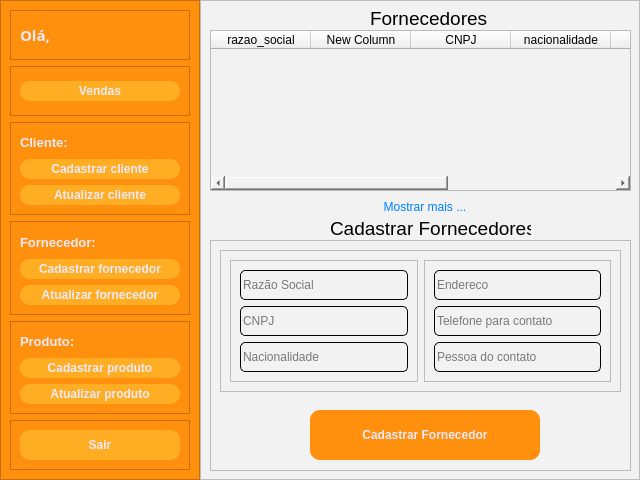
<?xml version="1.0" encoding="UTF-8"?>
<ui version="4.0">
 <class>MainWindow</class>
 <widget class="QMainWindow" name="MainWindow">
  <property name="geometry">
   <rect>
    <x>0</x>
    <y>0</y>
    <width>640</width>
    <height>480</height>
   </rect>
  </property>
  <property name="sizePolicy">
   <sizepolicy hsizetype="Preferred" vsizetype="Preferred">
    <horstretch>0</horstretch>
    <verstretch>0</verstretch>
   </sizepolicy>
  </property>
  <property name="minimumSize">
   <size>
    <width>640</width>
    <height>480</height>
   </size>
  </property>
  <property name="maximumSize">
   <size>
    <width>640</width>
    <height>480</height>
   </size>
  </property>
  <property name="windowTitle">
   <string>MainWindow</string>
  </property>
  <widget class="QWidget" name="centralwidget">
   <layout class="QHBoxLayout" name="horizontalLayout">
    <property name="spacing">
     <number>0</number>
    </property>
    <property name="leftMargin">
     <number>0</number>
    </property>
    <property name="topMargin">
     <number>0</number>
    </property>
    <property name="rightMargin">
     <number>0</number>
    </property>
    <property name="bottomMargin">
     <number>0</number>
    </property>
    <item>
     <widget class="QFrame" name="frame">
      <property name="enabled">
       <bool>true</bool>
      </property>
      <property name="minimumSize">
       <size>
        <width>50</width>
        <height>0</height>
       </size>
      </property>
      <property name="maximumSize">
       <size>
        <width>200</width>
        <height>16777215</height>
       </size>
      </property>
      <property name="styleSheet">
       <string notr="true">background-color: rgb(255, 144, 14);</string>
      </property>
      <property name="frameShape">
       <enum>QFrame::StyledPanel</enum>
      </property>
      <property name="frameShadow">
       <enum>QFrame::Raised</enum>
      </property>
      <layout class="QVBoxLayout" name="verticalLayout">
       <item>
        <widget class="QFrame" name="frame_3">
         <property name="maximumSize">
          <size>
           <width>16777215</width>
           <height>50</height>
          </size>
         </property>
         <property name="frameShape">
          <enum>QFrame::StyledPanel</enum>
         </property>
         <property name="frameShadow">
          <enum>QFrame::Raised</enum>
         </property>
         <layout class="QHBoxLayout" name="horizontalLayout_2">
          <item>
           <widget class="QLabel" name="label_string_ola">
            <property name="maximumSize">
             <size>
              <width>30</width>
              <height>16777215</height>
             </size>
            </property>
            <property name="font">
             <font>
              <family>Rubik</family>
              <pointsize>11</pointsize>
              <weight>75</weight>
              <bold>true</bold>
             </font>
            </property>
            <property name="contextMenuPolicy">
             <enum>Qt::DefaultContextMenu</enum>
            </property>
            <property name="styleSheet">
             <string notr="true">color: rgb(240, 233, 249);</string>
            </property>
            <property name="text">
             <string>Olá,</string>
            </property>
           </widget>
          </item>
          <item>
           <widget class="QLineEdit" name="lineEdit_menu_nome_sobrenome_cliente">
            <property name="maximumSize">
             <size>
              <width>200</width>
              <height>16777215</height>
             </size>
            </property>
            <property name="font">
             <font>
              <family>Rubik</family>
              <pointsize>11</pointsize>
              <weight>75</weight>
              <bold>true</bold>
             </font>
            </property>
            <property name="styleSheet">
             <string notr="true">
QLineEdit{
	background:transparent;
	border:none;
	color: rgb(240, 233, 249);

}</string>
            </property>
           </widget>
          </item>
         </layout>
        </widget>
       </item>
       <item>
        <widget class="QFrame" name="frame_11">
         <property name="maximumSize">
          <size>
           <width>16777215</width>
           <height>50</height>
          </size>
         </property>
         <property name="frameShape">
          <enum>QFrame::StyledPanel</enum>
         </property>
         <property name="frameShadow">
          <enum>QFrame::Raised</enum>
         </property>
         <layout class="QVBoxLayout" name="verticalLayout_7">
          <item>
           <widget class="QPushButton" name="pushButton_vendas">
            <property name="minimumSize">
             <size>
              <width>100</width>
              <height>10</height>
             </size>
            </property>
            <property name="maximumSize">
             <size>
              <width>230</width>
              <height>20</height>
             </size>
            </property>
            <property name="font">
             <font>
              <weight>75</weight>
              <bold>true</bold>
             </font>
            </property>
            <property name="cursor">
             <cursorShape>PointingHandCursor</cursorShape>
            </property>
            <property name="styleSheet">
             <string notr="true">QPushButton{
	border-radius: 10px;
	border-image: url(:/Close_Image/cil-x.png);
	background-position: center;
		
	color: rgb(240, 233, 249);
	background-color: rgb(255, 174, 35);
	
}
QPushButton:hover{
	
	
	background-color: rgb(207, 110, 0);
	color: rgb(240, 233, 249);
}
QPushButton:pressed{
	background-color: rgb(35, 35, 35);
	color: rgb(200, 200, 200);
}

</string>
            </property>
            <property name="text">
             <string>Vendas</string>
            </property>
           </widget>
          </item>
         </layout>
        </widget>
       </item>
       <item>
        <widget class="QFrame" name="frame_4">
         <property name="minimumSize">
          <size>
           <width>0</width>
           <height>0</height>
          </size>
         </property>
         <property name="frameShape">
          <enum>QFrame::StyledPanel</enum>
         </property>
         <property name="frameShadow">
          <enum>QFrame::Raised</enum>
         </property>
         <layout class="QVBoxLayout" name="verticalLayout_2">
          <item>
           <widget class="QLabel" name="label_3">
            <property name="font">
             <font>
              <pointsize>10</pointsize>
              <weight>75</weight>
              <bold>true</bold>
             </font>
            </property>
            <property name="styleSheet">
             <string notr="true">color: rgb(240, 233, 249);</string>
            </property>
            <property name="text">
             <string>Cliente:</string>
            </property>
           </widget>
          </item>
          <item>
           <widget class="QPushButton" name="pushButton_cadastra_cliente">
            <property name="minimumSize">
             <size>
              <width>100</width>
              <height>10</height>
             </size>
            </property>
            <property name="maximumSize">
             <size>
              <width>230</width>
              <height>20</height>
             </size>
            </property>
            <property name="font">
             <font>
              <weight>75</weight>
              <bold>true</bold>
             </font>
            </property>
            <property name="cursor">
             <cursorShape>PointingHandCursor</cursorShape>
            </property>
            <property name="styleSheet">
             <string notr="true">QPushButton{
	border-radius: 10px;
	border-image: url(:/Close_Image/cil-x.png);
	background-position: center;
		
	color: rgb(240, 233, 249);
	background-color: rgb(255, 174, 35);
	
}
QPushButton:hover{
	
	
	background-color: rgb(207, 110, 0);
	color: rgb(240, 233, 249);
}
QPushButton:pressed{
	background-color: rgb(35, 35, 35);
	color: rgb(200, 200, 200);
}

</string>
            </property>
            <property name="text">
             <string>Cadastrar cliente</string>
            </property>
           </widget>
          </item>
          <item>
           <widget class="QPushButton" name="pushButton_atualiza_cliente">
            <property name="minimumSize">
             <size>
              <width>100</width>
              <height>10</height>
             </size>
            </property>
            <property name="maximumSize">
             <size>
              <width>230</width>
              <height>20</height>
             </size>
            </property>
            <property name="font">
             <font>
              <weight>75</weight>
              <bold>true</bold>
             </font>
            </property>
            <property name="cursor">
             <cursorShape>PointingHandCursor</cursorShape>
            </property>
            <property name="styleSheet">
             <string notr="true">QPushButton{
	border-radius: 10px;
	border-image: url(:/Close_Image/cil-x.png);
	background-position: center;
		
	color: rgb(240, 233, 249);
	background-color: rgb(255, 174, 35);
	
}
QPushButton:hover{
	
	
	background-color: rgb(207, 110, 0);
	color: rgb(240, 233, 249);
}
QPushButton:pressed{
	background-color: rgb(35, 35, 35);
	color: rgb(200, 200, 200);
}

</string>
            </property>
            <property name="text">
             <string>Atualizar cliente</string>
            </property>
           </widget>
          </item>
         </layout>
        </widget>
       </item>
       <item>
        <widget class="QFrame" name="frame_7">
         <property name="frameShape">
          <enum>QFrame::StyledPanel</enum>
         </property>
         <property name="frameShadow">
          <enum>QFrame::Raised</enum>
         </property>
         <layout class="QVBoxLayout" name="verticalLayout_5">
          <item>
           <widget class="QLabel" name="label_4">
            <property name="font">
             <font>
              <pointsize>10</pointsize>
              <weight>75</weight>
              <bold>true</bold>
             </font>
            </property>
            <property name="styleSheet">
             <string notr="true">color: rgb(240, 233, 249);</string>
            </property>
            <property name="text">
             <string>Fornecedor:</string>
            </property>
           </widget>
          </item>
          <item>
           <widget class="QPushButton" name="pushButton_cadastra_fornecedor">
            <property name="minimumSize">
             <size>
              <width>100</width>
              <height>10</height>
             </size>
            </property>
            <property name="maximumSize">
             <size>
              <width>230</width>
              <height>20</height>
             </size>
            </property>
            <property name="font">
             <font>
              <weight>75</weight>
              <bold>true</bold>
             </font>
            </property>
            <property name="cursor">
             <cursorShape>PointingHandCursor</cursorShape>
            </property>
            <property name="styleSheet">
             <string notr="true">QPushButton{
	border-radius: 10px;
	border-image: url(:/Close_Image/cil-x.png);
	background-position: center;
		
	color: rgb(240, 233, 249);
	background-color: rgb(255, 174, 35);
	
}
QPushButton:hover{
	
	
	background-color: rgb(207, 110, 0);
	color: rgb(240, 233, 249);
}
QPushButton:pressed{
	background-color: rgb(35, 35, 35);
	color: rgb(200, 200, 200);
}

</string>
            </property>
            <property name="text">
             <string>Cadastrar fornecedor</string>
            </property>
           </widget>
          </item>
          <item>
           <widget class="QPushButton" name="pushButton_atualiza_fornecedor">
            <property name="minimumSize">
             <size>
              <width>100</width>
              <height>10</height>
             </size>
            </property>
            <property name="maximumSize">
             <size>
              <width>230</width>
              <height>20</height>
             </size>
            </property>
            <property name="font">
             <font>
              <weight>75</weight>
              <bold>true</bold>
             </font>
            </property>
            <property name="cursor">
             <cursorShape>PointingHandCursor</cursorShape>
            </property>
            <property name="styleSheet">
             <string notr="true">QPushButton{
	border-radius: 10px;
	border-image: url(:/Close_Image/cil-x.png);
	background-position: center;
		
	color: rgb(240, 233, 249);
	background-color: rgb(255, 174, 35);
	
}
QPushButton:hover{
	
	
	background-color: rgb(207, 110, 0);
	color: rgb(240, 233, 249);
}
QPushButton:pressed{
	background-color: rgb(35, 35, 35);
	color: rgb(200, 200, 200);
}

</string>
            </property>
            <property name="text">
             <string>Atualizar fornecedor</string>
            </property>
           </widget>
          </item>
         </layout>
        </widget>
       </item>
       <item>
        <widget class="QFrame" name="frame_8">
         <property name="frameShape">
          <enum>QFrame::StyledPanel</enum>
         </property>
         <property name="frameShadow">
          <enum>QFrame::Raised</enum>
         </property>
         <layout class="QVBoxLayout" name="verticalLayout_6">
          <item>
           <widget class="QLabel" name="label_5">
            <property name="font">
             <font>
              <pointsize>10</pointsize>
              <weight>75</weight>
              <bold>true</bold>
             </font>
            </property>
            <property name="styleSheet">
             <string notr="true">color: rgb(240, 233, 249);</string>
            </property>
            <property name="text">
             <string>Produto:</string>
            </property>
           </widget>
          </item>
          <item>
           <widget class="QPushButton" name="pushButton_cadastra_produto">
            <property name="minimumSize">
             <size>
              <width>100</width>
              <height>10</height>
             </size>
            </property>
            <property name="maximumSize">
             <size>
              <width>230</width>
              <height>20</height>
             </size>
            </property>
            <property name="font">
             <font>
              <weight>75</weight>
              <bold>true</bold>
             </font>
            </property>
            <property name="cursor">
             <cursorShape>PointingHandCursor</cursorShape>
            </property>
            <property name="styleSheet">
             <string notr="true">QPushButton{
	border-radius: 10px;
	border-image: url(:/Close_Image/cil-x.png);
	background-position: center;
		
	color: rgb(240, 233, 249);
	background-color: rgb(255, 174, 35);
	
}
QPushButton:hover{
	
	
	background-color: rgb(207, 110, 0);
	color: rgb(240, 233, 249);
}
QPushButton:pressed{
	background-color: rgb(35, 35, 35);
	color: rgb(200, 200, 200);
}

</string>
            </property>
            <property name="text">
             <string>Cadastrar produto</string>
            </property>
           </widget>
          </item>
          <item>
           <widget class="QPushButton" name="pushButton_atualiza_produto">
            <property name="minimumSize">
             <size>
              <width>100</width>
              <height>10</height>
             </size>
            </property>
            <property name="maximumSize">
             <size>
              <width>230</width>
              <height>20</height>
             </size>
            </property>
            <property name="font">
             <font>
              <weight>75</weight>
              <bold>true</bold>
             </font>
            </property>
            <property name="cursor">
             <cursorShape>PointingHandCursor</cursorShape>
            </property>
            <property name="styleSheet">
             <string notr="true">QPushButton{
	border-radius: 10px;
	border-image: url(:/Close_Image/cil-x.png);
	background-position: center;
		
	color: rgb(240, 233, 249);
	background-color: rgb(255, 174, 35);
	
}
QPushButton:hover{
	
	
	background-color: rgb(207, 110, 0);
	color: rgb(240, 233, 249);
}
QPushButton:pressed{
	background-color: rgb(35, 35, 35);
	color: rgb(200, 200, 200);
}

</string>
            </property>
            <property name="text">
             <string>Atualizar produto</string>
            </property>
           </widget>
          </item>
         </layout>
        </widget>
       </item>
       <item>
        <widget class="QFrame" name="frame_5">
         <property name="maximumSize">
          <size>
           <width>16777215</width>
           <height>50</height>
          </size>
         </property>
         <property name="frameShape">
          <enum>QFrame::StyledPanel</enum>
         </property>
         <property name="frameShadow">
          <enum>QFrame::Raised</enum>
         </property>
         <widget class="QPushButton" name="pushButton_sair">
          <property name="geometry">
           <rect>
            <x>10</x>
            <y>10</y>
            <width>160</width>
            <height>30</height>
           </rect>
          </property>
          <property name="minimumSize">
           <size>
            <width>100</width>
            <height>30</height>
           </size>
          </property>
          <property name="maximumSize">
           <size>
            <width>230</width>
            <height>16777215</height>
           </size>
          </property>
          <property name="font">
           <font>
            <weight>75</weight>
            <bold>true</bold>
           </font>
          </property>
          <property name="cursor">
           <cursorShape>PointingHandCursor</cursorShape>
          </property>
          <property name="styleSheet">
           <string notr="true">QPushButton{
	border-radius: 10px;
	border-image: url(:/Close_Image/cil-x.png);
	background-position: center;
		
	color: rgb(240, 233, 249);
	background-color: rgb(255, 174, 35);
	
}
QPushButton:hover{
	
	
	background-color: rgb(207, 110, 0);
	color: rgb(240, 233, 249);
}
QPushButton:pressed{
	background-color: rgb(35, 35, 35);
	color: rgb(200, 200, 200);
}

</string>
          </property>
          <property name="text">
           <string>Sair</string>
          </property>
         </widget>
        </widget>
       </item>
      </layout>
     </widget>
    </item>
    <item>
     <widget class="QFrame" name="frame_2">
      <property name="enabled">
       <bool>true</bool>
      </property>
      <property name="styleSheet">
       <string notr="true">background-color: rgb(242, 242, 242);</string>
      </property>
      <property name="frameShape">
       <enum>QFrame::StyledPanel</enum>
      </property>
      <property name="frameShadow">
       <enum>QFrame::Raised</enum>
      </property>
      <widget class="QLabel" name="label">
       <property name="geometry">
        <rect>
         <x>170</x>
         <y>10</y>
         <width>121</width>
         <height>16</height>
        </rect>
       </property>
       <property name="font">
        <font>
         <pointsize>14</pointsize>
        </font>
       </property>
       <property name="text">
        <string>Fornecedores</string>
       </property>
      </widget>
      <widget class="QFrame" name="frame_6">
       <property name="geometry">
        <rect>
         <x>10</x>
         <y>240</y>
         <width>421</width>
         <height>231</height>
        </rect>
       </property>
       <property name="frameShape">
        <enum>QFrame::StyledPanel</enum>
       </property>
       <property name="frameShadow">
        <enum>QFrame::Raised</enum>
       </property>
       <widget class="QFrame" name="frame_9">
        <property name="geometry">
         <rect>
          <x>10</x>
          <y>10</y>
          <width>401</width>
          <height>142</height>
         </rect>
        </property>
        <property name="frameShape">
         <enum>QFrame::StyledPanel</enum>
        </property>
        <property name="frameShadow">
         <enum>QFrame::Raised</enum>
        </property>
        <layout class="QHBoxLayout" name="horizontalLayout_3">
         <item>
          <widget class="QFrame" name="login_conteudo">
           <property name="maximumSize">
            <size>
             <width>16777215</width>
             <height>600</height>
            </size>
           </property>
           <property name="styleSheet">
            <string notr="true">background-color: rgb(242, 242, 243);</string>
           </property>
           <property name="frameShape">
            <enum>QFrame::StyledPanel</enum>
           </property>
           <property name="frameShadow">
            <enum>QFrame::Raised</enum>
           </property>
           <layout class="QVBoxLayout" name="verticalLayout_3">
            <item>
             <widget class="QLineEdit" name="lineEdit_razao_social">
              <property name="minimumSize">
               <size>
                <width>0</width>
                <height>30</height>
               </size>
              </property>
              <property name="styleSheet">
               <string notr="true">border-width: 1px;
border-color: black;
border-style: solid;
display: inline-block;
border-radius: 5px;</string>
              </property>
              <property name="text">
               <string/>
              </property>
              <property name="placeholderText">
               <string>Razão Social</string>
              </property>
             </widget>
            </item>
            <item>
             <widget class="QLineEdit" name="lineEdit_cnpj">
              <property name="minimumSize">
               <size>
                <width>0</width>
                <height>30</height>
               </size>
              </property>
              <property name="styleSheet">
               <string notr="true">border-width: 1px;
border-color: black;
border-style: solid;
display: inline-block;
border-radius: 5px;</string>
              </property>
              <property name="placeholderText">
               <string>CNPJ</string>
              </property>
             </widget>
            </item>
            <item>
             <widget class="QLineEdit" name="lineEdit_nacionalidade">
              <property name="minimumSize">
               <size>
                <width>0</width>
                <height>30</height>
               </size>
              </property>
              <property name="styleSheet">
               <string notr="true">border-width: 1px;
border-color: black;
border-style: solid;
display: inline-block;
border-radius: 5px;</string>
              </property>
              <property name="placeholderText">
               <string>Nacionalidade</string>
              </property>
             </widget>
            </item>
           </layout>
          </widget>
         </item>
         <item>
          <widget class="QFrame" name="frame_10">
           <property name="frameShape">
            <enum>QFrame::StyledPanel</enum>
           </property>
           <property name="frameShadow">
            <enum>QFrame::Raised</enum>
           </property>
           <layout class="QVBoxLayout" name="verticalLayout_4">
            <item>
             <widget class="QLineEdit" name="lineEdit_endereco">
              <property name="minimumSize">
               <size>
                <width>0</width>
                <height>30</height>
               </size>
              </property>
              <property name="styleSheet">
               <string notr="true">border-width: 1px;
border-color: black;
border-style: solid;
display: inline-block;
border-radius: 5px;</string>
              </property>
              <property name="placeholderText">
               <string>Endereco</string>
              </property>
             </widget>
            </item>
            <item>
             <widget class="QLineEdit" name="lineEdit_telefone">
              <property name="minimumSize">
               <size>
                <width>0</width>
                <height>30</height>
               </size>
              </property>
              <property name="styleSheet">
               <string notr="true">border-width: 1px;
border-color: black;
border-style: solid;
display: inline-block;
border-radius: 5px;</string>
              </property>
              <property name="placeholderText">
               <string>Telefone para contato</string>
              </property>
             </widget>
            </item>
            <item>
             <widget class="QLineEdit" name="lineEdit_pessoa">
              <property name="minimumSize">
               <size>
                <width>0</width>
                <height>30</height>
               </size>
              </property>
              <property name="styleSheet">
               <string notr="true">border-width: 1px;
border-color: black;
border-style: solid;
display: inline-block;
border-radius: 5px;</string>
              </property>
              <property name="placeholderText">
               <string>Pessoa do contato</string>
              </property>
             </widget>
            </item>
           </layout>
          </widget>
         </item>
        </layout>
       </widget>
       <widget class="QPushButton" name="pushButton_cadastra_fornecedor_2">
        <property name="geometry">
         <rect>
          <x>100</x>
          <y>170</y>
          <width>230</width>
          <height>50</height>
         </rect>
        </property>
        <property name="minimumSize">
         <size>
          <width>230</width>
          <height>50</height>
         </size>
        </property>
        <property name="maximumSize">
         <size>
          <width>16777215</width>
          <height>16777215</height>
         </size>
        </property>
        <property name="font">
         <font>
          <weight>75</weight>
          <bold>true</bold>
         </font>
        </property>
        <property name="cursor">
         <cursorShape>PointingHandCursor</cursorShape>
        </property>
        <property name="styleSheet">
         <string notr="true">QPushButton{
	border-radius: 10px;
	border-image: url(:/Close_Image/cil-x.png);
	background-position: center;
		
	color: rgb(240, 233, 249);
	background-color: rgb(255, 144, 14);
	
}
QPushButton:hover{
	
	
	background-color: rgb(207, 110, 0);
	color: rgb(240, 233, 249);
}
QPushButton:pressed{
	background-color: rgb(35, 35, 35);
	color: rgb(200, 200, 200);
}

</string>
        </property>
        <property name="text">
         <string>Cadastrar Fornecedor</string>
        </property>
       </widget>
      </widget>
      <widget class="QLabel" name="label_2">
       <property name="geometry">
        <rect>
         <x>130</x>
         <y>220</y>
         <width>201</width>
         <height>16</height>
        </rect>
       </property>
       <property name="font">
        <font>
         <pointsize>14</pointsize>
        </font>
       </property>
       <property name="text">
        <string>Cadastrar Fornecedores</string>
       </property>
      </widget>
      <widget class="QPushButton" name="pushButton_mostrar_mais">
       <property name="geometry">
        <rect>
         <x>110</x>
         <y>200</y>
         <width>230</width>
         <height>13</height>
        </rect>
       </property>
       <property name="maximumSize">
        <size>
         <width>300</width>
         <height>16777215</height>
        </size>
       </property>
       <property name="cursor">
        <cursorShape>PointingHandCursor</cursorShape>
       </property>
       <property name="styleSheet">
        <string notr="true">QPushButton{
	border-radius: 5px;
	border-image: url(:/Close_Image/cil-x.png);
	background-position: center;
	
	color: rgb(0,127,255);
}


</string>
       </property>
       <property name="text">
        <string>Mostrar mais ...</string>
       </property>
      </widget>
      <widget class="QTableWidget" name="textEdit_tabela_fornecedores">
       <property name="geometry">
        <rect>
         <x>10</x>
         <y>30</y>
         <width>421</width>
         <height>161</height>
        </rect>
       </property>
       <column>
        <property name="text">
         <string>razao_social</string>
        </property>
       </column>
       <column>
        <property name="text">
         <string>New Column</string>
        </property>
       </column>
       <column>
        <property name="text">
         <string>CNPJ</string>
        </property>
       </column>
       <column>
        <property name="text">
         <string>nacionalidade</string>
        </property>
       </column>
       <column>
        <property name="text">
         <string>endereco</string>
        </property>
       </column>
       <column>
        <property name="text">
         <string>telefone</string>
        </property>
       </column>
       <column>
        <property name="text">
         <string>passoa_contato</string>
        </property>
       </column>
      </widget>
     </widget>
    </item>
   </layout>
  </widget>
 </widget>
 <resources/>
 <connections/>
</ui>
